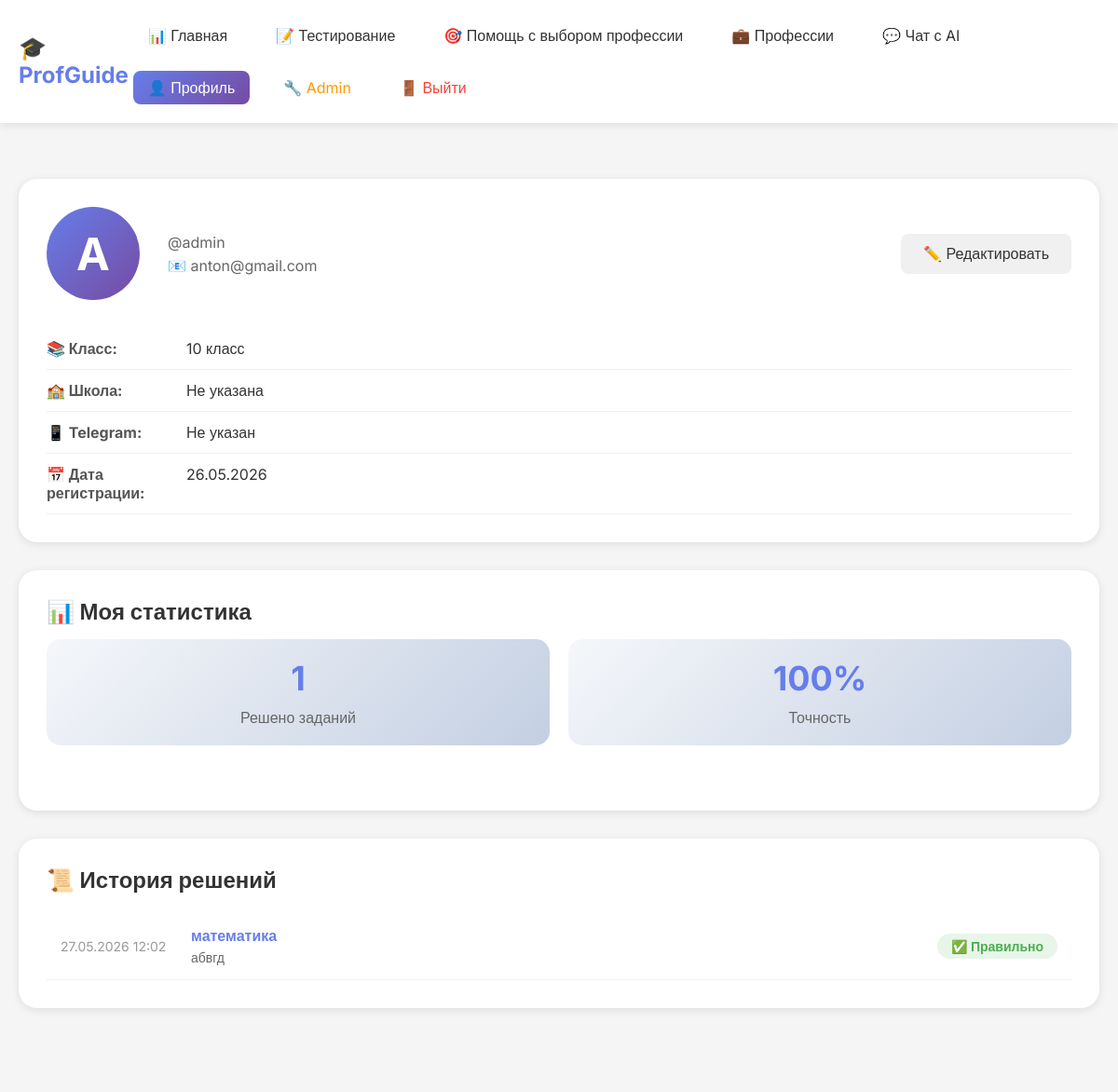
Screenshot of /profile/ (signed in) with the database file from the repository.
### core/models.py (models this page shows, shortened)
class UserProfile(models.Model):
    user = models.OneToOneField(User, on_delete=models.CASCADE, verbose_name='Пользователь')
    grade = models.IntegerField(choices=[(i, f'{i} класс') for i in range(9, 12)], default=10, verbose_name='Класс')
    school = models.CharField(max_length=200, blank=True, verbose_name='Школа')
    avatar = models.ImageField(upload_to='avatars/', blank=True, null=True, verbose_name='Аватар')
    telegram = models.CharField(max_length=100, blank=True, verbose_name='Telegram')
    class Meta:
        verbose_name = 'Профиль пользователя'
        verbose_name_plural = 'Профили пользователей'

class UserProgress(models.Model):
    user = models.ForeignKey(User, on_delete=models.CASCADE, verbose_name='Пользователь')
    task = models.ForeignKey(Task, on_delete=models.CASCADE, verbose_name='Задание')
    is_correct = models.BooleanField(default=False, verbose_name='Правильно')
    solved_at = models.DateTimeField(auto_now_add=True, verbose_name='Время решения')
    class Meta:
        unique_together = ['user', 'task']
        verbose_name = 'Прогресс пользователя'
        verbose_name_plural = 'Прогресс пользователей'

class Task(models.Model):
    subject = models.ForeignKey(Subject, on_delete=models.CASCADE, verbose_name='Предмет')
    text = models.TextField(verbose_name='Текст задания')
    correct_answer = models.CharField(max_length=20, verbose_name='Правильный ответ')
    explanation = models.TextField(verbose_name='Объяснение', blank=True)
    exam_year = models.IntegerField(default=2026, verbose_name='Год экзамена')
    points = models.IntegerField(default=1, verbose_name='Баллы')
    class Meta:
        verbose_name = 'Задание'
        verbose_name_plural = 'Задания'

class Subject(models.Model):
    EXAM_TYPES = [
        ('OGE', 'ОГЭ'),
        ('EGE', 'ЕГЭ'),
    ]
    name = models.CharField(max_length=50, verbose_name='Название')
    exam_type = models.CharField(max_length=3, choices=EXAM_TYPES, verbose_name='Тип экзамена')
    icon = models.CharField(max_length=50, default='📚', verbose_name='Иконка')
    color = models.CharField(max_length=20, default='#667eea', verbose_name='Цвет')
    class Meta:
        verbose_name = 'Предмет'
        verbose_name_plural = 'Предметы'

### core/views.py (the view)
# urls.py: path('profile/', views.profile, name='profile'),
@login_required
def profile(request):
    profile, created = UserProfile.objects.get_or_create(user=request.user)
    history = UserProgress.objects.filter(user=request.user).select_related('task', 'task__subject').order_by('-solved_at')[:50]
    if request.method == 'POST':
        profile.school = request.POST.get('school', '')
        profile.grade = request.POST.get('grade', 10)
        profile.telegram = request.POST.get('telegram', '')
        profile.save()
        return redirect('profile')
    return render(request, 'profile.html', {
        'profile': profile,
        'history': history
    })

### core/templates/profile.html (shortened to what this page needs)
{% extends 'base.html' %}
{% block content %}
<div class="profile-page">
    <div class="container">
        <div class="profile-card">
            <div class="profile-header">
                <div class="profile-avatar">
                    {{ user.first_name|first|default:user.username|first|upper }}
                </div>
                <div class="profile-info">
                    <p>@{{ user.username }}</p>
                    <p>📧 {{ user.email }}</p>
                </div>
                <button class="btn btn-secondary" onclick="toggleEdit()">✏️ Редактировать</button>
            </div>
            <div id="view-mode">
                <div class="info-row">
                    <div class="info-label">📚 Класс:</div>
                    <div class="info-value">{{ profile.grade }} класс</div>
                </div>
                <div class="info-row">
                    <div class="info-label">🏫 Школа:</div>
                    <div class="info-value">{{ profile.school|default:"Не указана" }}</div>
                </div>
                <div class="info-row">
                    <div class="info-label">📱 Telegram:</div>
                    <div class="info-value">{{ profile.telegram|default:"Не указан" }}</div>
                </div>
                <div class="info-row">
                    <div class="info-label">📅 Дата регистрации:</div>
                    <div class="info-value">{{ user.date_joined|date:"d.m.Y" }}</div>
                </div>
            </div>
        </div>
        <div class="stats-card">
            <h2>📊 Моя статистика</h2>
            <div class="stats-grid">
                <div class="stat">
                    <div class="stat-value">{{ history|length }}</div>
                    <div class="stat-label">Решено заданий</div>
                </div>
                <div class="stat">
                    <div class="stat-value">
                        {% with correct=history|dictsort:"is_correct"|length %}
                            {% if history %}
                                {% widthratio history|dictsort:"is_correct"|length history|length 100 %}%
                            {% else %}
                                0%
                            {% endif %}
                        {% endwith %}
                    </div>
                    <div class="stat-label">Точность</div>
                </div>
            </div>
        </div>
        <div class="history-card">
            <h2>📜 История решений</h2>
            <div class="history-list">
                {% for item in history %}
                <div class="history-item">
                    <div class="history-date">{{ item.solved_at|date:"d.m.Y H:i" }}</div>
                    <div class="history-info">
                        <div class="history-subject">{{ item.task.subject.name }}</div>
                        <div class="history-text">{{ item.task.text|truncatechars:60 }}</div>
                    </div>
                    <div class="history-status {% if item.is_correct %}correct{% else %}incorrect{% endif %}">
                        {% if item.is_correct %}✅ Правильно{% else %}❌ Неправильно{% endif %}
                    </div>
                </div>
                {% empty %}
                <div class="no-history">
                    <p>Вы еще не решили ни одного задания</p>
                    <a href="/testing/" class="btn btn-primary">Начать тестирование</a>
                </div>
                {% endfor %}
            </div>
        </div>
    </div>
</div>
{% endblock %}

### core/static/css/style.css (style rules this page uses)
* { margin: 0; padding: 0; box-sizing: border-box; }
body { font-family: 'Inter', sans-serif; background: linear-gradient(135deg, #667eea 0%, #764ba2 100%); min-height: 100vh; }
.container { max-width: 1200px; margin: 0 auto; padding: 20px; }
h1, h2, h3, h4, h5, h6 { margin-bottom: 15px; color: #333; }
.btn { padding: 12px 24px; border: none; border-radius: 8px; font-size: 16px; cursor: pointer; transition: all 0.3s; text-decoration: none; display: inline-block; font-weight: 500; }
.btn-secondary { background: #f0f0f0; color: #333; }
.stats-grid { display: grid; grid-template-columns: repeat(auto-fit, minmax(250px, 1fr)); gap: 20px; margin-bottom: 40px; }
.stat-value { font-size: 36px; font-weight: bold; color: #667eea; margin-bottom: 10px; }
.stat-label { color: #666; }
.profile-page { min-height: 100vh; background: #f5f5f5; padding: 40px 0; }
.profile-card, .stats-card, .history-card { background: white; border-radius: 20px; padding: 30px; margin-bottom: 30px; box-shadow: 0 2px 10px rgba(0,0,0,0.1); }
.profile-header { display: flex; align-items: center; gap: 30px; margin-bottom: 30px; flex-wrap: wrap; }
.profile-avatar { width: 100px; height: 100px; background: linear-gradient(135deg, #667eea 0%, #764ba2 100%); border-radius: 50%; display: flex; align-items: center; justify-content: center; font-size: 48px; font-weight: bold; color: white; }
.profile-info { flex: 1; }
.profile-info p { margin: 5px 0; color: #666; }
.info-row { display: flex; padding: 12px 0; border-bottom: 1px solid #f0f0f0; }
.info-label { width: 150px; font-weight: bold; color: #555; }
.info-value { flex: 1; color: #333; }
.stat { text-align: center; padding: 20px; background: linear-gradient(135deg, #f5f7fa 0%, #c3cfe2 100%); border-radius: 15px; }
.history-list { margin-top: 20px; }
.history-item { display: flex; justify-content: space-between; align-items: center; padding: 15px; border-bottom: 1px solid #f0f0f0; transition: background 0.3s; }
.history-date { min-width: 120px; color: #999; font-size: 14px; }
.history-info { flex: 1; margin: 0 20px; }
.history-subject { font-weight: bold; color: #667eea; margin-bottom: 5px; }
.history-text { color: #666; font-size: 14px; }
.history-status { padding: 5px 15px; border-radius: 20px; font-size: 14px; font-weight: bold; }
.history-status.correct { background: #e8f5e9; color: #4caf50; }

### rows the page displays
UserProfile: grade "10", school "Не указана", telegram "Не указан"
UserProgress: is_correct "100", solved_at "27.05.2026 12:02", task.subject.name "математика", task.text "абвгд", shows "✅ Правильно"

### other values shown
{{ user.first_name|first|default:user.username|first|upper }} "A"
{{ user.username }} "admin"
{{ user.email }} "anton@gmail.com"
{{ user.date_joined|date:"d.m.Y" }} "26.05.2026"
{{ history|length }} "1"
